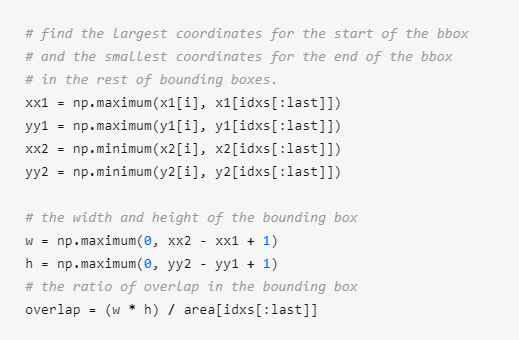
#> input picture simple_orc/p4ori.png, 519 x 340 px
$ python simple1.py   (older library calls are emulated)
#> lines starting #> are read from the running program, lines starting #| are printed output that depends on the picture; after the words box and inside, x2 and y2 are one past the last pixel; in counts of white or black regions, pixels touching at a corner belong together
import cv2
import numpy as np
from PIL import Image;
import pytesseract
pytesseract.pytesseract.tesseract_cmd = r'C:\Program Files\Tesseract-OCR\tesseract.exe'

# 讀取圖片
imagePath = './p4ori.png'
img = cv2.imread(imagePath)
#> img is the input picture: shape (340, 519, 3); mean B, G, R 239.5, 239.4, 239.4
texts = ""

# 轉化成灰度圖
gray = cv2.cvtColor(img, cv2.COLOR_BGR2GRAY)

# 利用Sobel邊緣檢測生成二值圖
sobel = cv2.Sobel(gray, cv2.CV_8U, 1, 0, ksize=3)
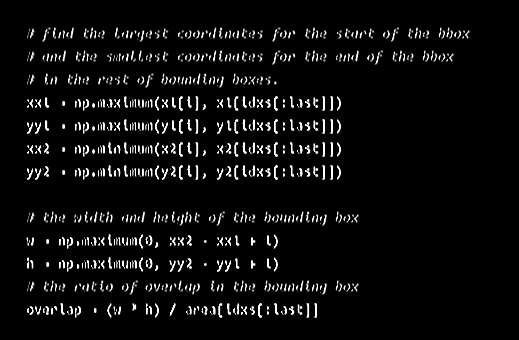
#> sobel: shape (340, 519); min 0, max 255, mean 13.3
# 二值化
ret, binary = cv2.threshold(sobel, 0, 255, cv2.THRESH_OTSU + cv2.THRESH_BINARY)
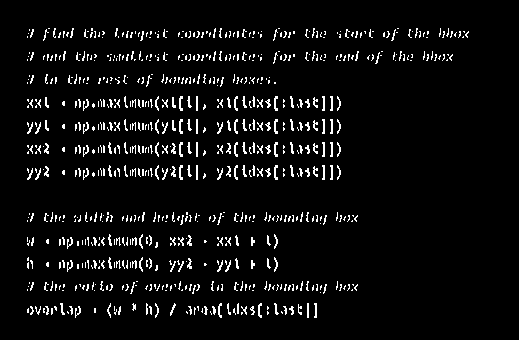
#> binary: shape (340, 519); 5.4% white in thin lines or dots, all inside (x1, y1, x2, y2) = (27, 28, 469, 318)
#> ret = 108

# 膨脹、腐蝕
element1 = cv2.getStructuringElement(cv2.MORPH_RECT, (30, 9))
element2 = cv2.getStructuringElement(cv2.MORPH_RECT, (24, 6))

# 膨脹一次，讓輪廓突出
dilation = cv2.dilate(binary, element2, iterations=1)
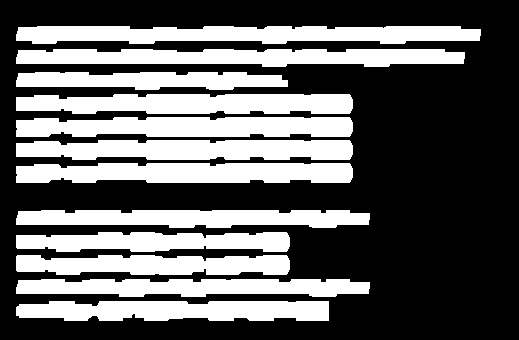
#> dilation: shape (340, 519); 37.7% white; 12 white regions, largest, box (x1, y1, x2, y2) and area: (16, 26, 481, 44) 6868, (16, 49, 465, 67) 6463, (16, 163, 353, 183) 6128

# 腐蝕一次，去掉細節
erosion = cv2.erode(dilation, element1, iterations=1)
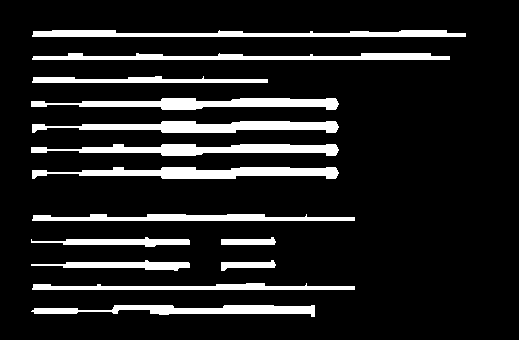
#> erosion: shape (340, 519); 12.5% white; 14 white regions, largest, box (x1, y1, x2, y2) and area: (32, 167, 339, 179) 2381, (32, 121, 339, 133) 2343, (31, 144, 339, 156) 2268

# 再次膨脹，讓輪廓明顯一些
dilation2 = cv2.dilate(erosion, element2, iterations=2)
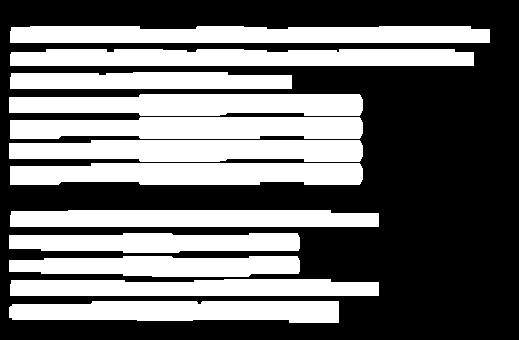
#> dilation2: shape (340, 519); 42.8% white; 12 white regions

#  查詢輪廓和篩選文字區域
region = []
contours, hierarchy = cv2.findContours(dilation2, cv2.RETR_TREE, cv2.CHAIN_APPROX_SIMPLE)
#> contours = 12 contours; largest, box (x1, y1, x2, y2) and area: (10, 26, 490, 43) 7236, (10, 49, 474, 66) 7023, (10, 163, 363, 185) 6762, (10, 117, 363, 139) 6618, (9, 140, 363, 162) 6522
for i in range(len(contours)):
    cnt = contours[len(contours)-i-1]

    # 計算輪廓面積，並篩選掉面積小的
    area = cv2.contourArea(cnt)
    if (area < 1000):
        continue

    # 找到最小的矩形
    rect = cv2.minAreaRect(cnt)
    # print ("rect is: ")
    # print (rect)

    # box是四個點的座標
    box = cv2.boxPoints(rect)
    box = np.int0(box)

    # 計算高和寬
    height = abs(box[0][1] - box[2][1])
    width = abs(box[0][0] - box[2][0])

    # 根據文字特徵，篩選那些太細的矩形，留下扁的
    if (height > width * 1.3):
        continue

    region.append(box)
    img2 = img[box[0][1]:box[2][1], box[0][0]:box[2][0]]

    try:
#> (the run stopped early here; a loop or call above may not have finished)
